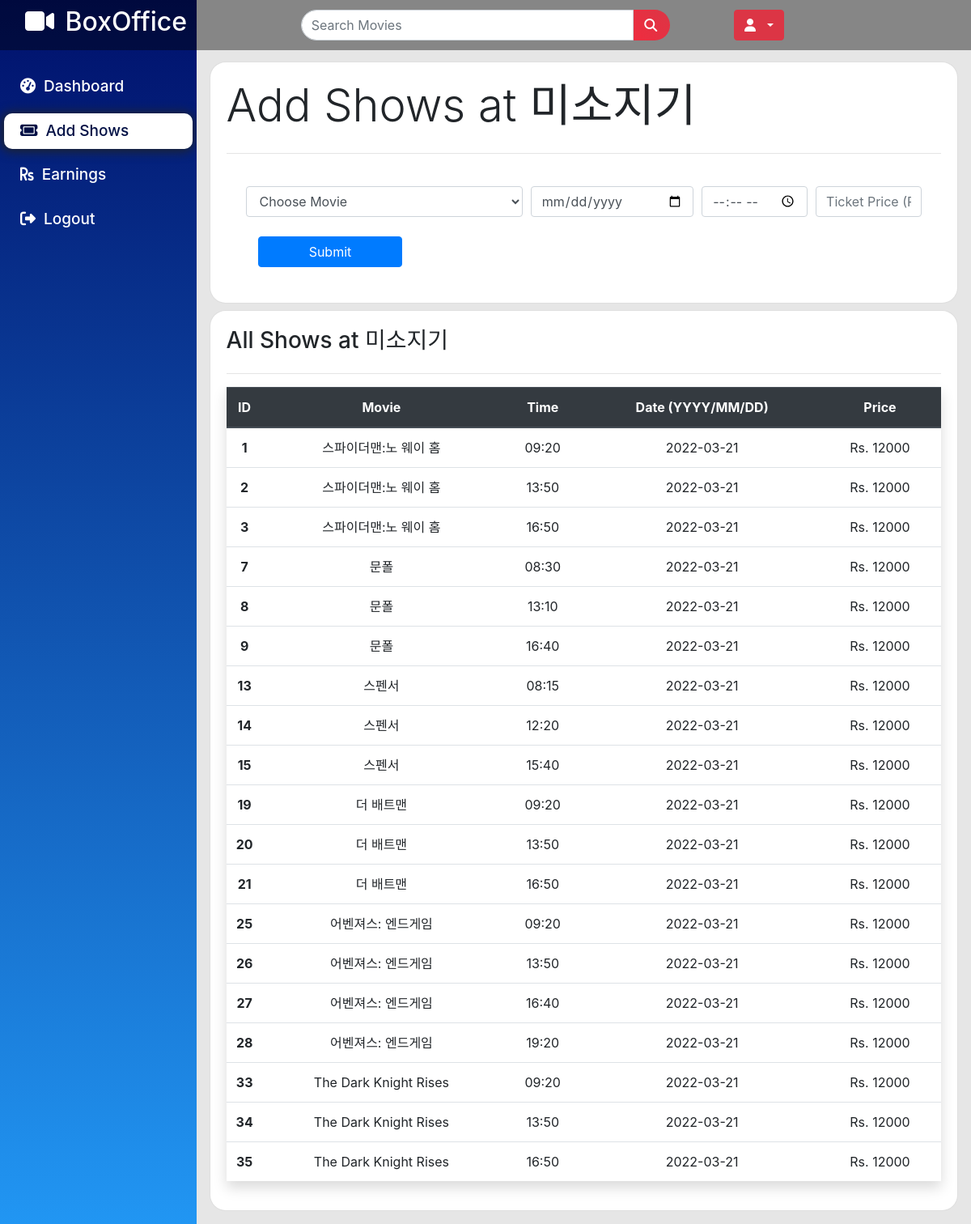
/accounts/add_shows (signed in), run on the app's committed database.
### accounts/models.py (models this page shows, shortened)
class Cinema(models.Model):
    cinema = models.AutoField(primary_key=True)
    role = models.CharField(max_length=30, default='cinema_manager')
    cinema_name = models.CharField(max_length=50)
    phoneno = models.CharField(max_length=15)
    city = models.CharField(max_length=100)
    address = models.CharField(max_length=100)
    user = models.OneToOneField(User, on_delete=models.CASCADE)

class Shows(models.Model):
    shows = models.AutoField(primary_key=True)
    cinema = models.ForeignKey('Cinema', on_delete=models.CASCADE, related_name='cinema_show')
    movie = models.ForeignKey('Movie', on_delete=models.CASCADE, related_name='movie_show')
    time = models.CharField(max_length=100)
    date = models.CharField(max_length=15, default="")
    price = models.IntegerField()

class Movie(models.Model):
    movie = models.AutoField(primary_key=True)
    movie_name = models.CharField(max_length=50)
    movie_trailer = models.CharField(max_length=300, default="null")
    movie_rdate = models.CharField(max_length=20, default="null")
    movie_des = models.TextField()
    movie_rating = models.DecimalField(max_digits=3, decimal_places=1)
    movie_poster = models.ImageField(upload_to='movies/poster', default="movies/poster/not.jpg")
    movie_genre = models.CharField(max_length=50, default="Action | Comedy | Romance")
    movie_duration = models.CharField(max_length=10, default="2hr 45min")

### accounts/views.py (the view)
# urls.py: path('add_shows',views.add_shows, name='add_shows'),
def add_shows(request):
    user = request.user
    if request.method == 'POST':
        m = request.POST['m']
        t = request.POST['t']
        d = request.POST['d']
        p = request.POST['p']
        i = user.cinema.pk
        show = Shows(cinema_id=i, movie_id=m, date=d, time=t, price=p)
        show.save()
        messages.success(request, 'Show Added')
        return redirect('add_shows')
    else:
        m = Movie.objects.all()
        sh = Shows.objects.filter(cinema=user.cinema)
        data = {
            'mov': m,
            's': sh
        }
        return render(request, "add_shows.html", data)

### templates/add_shows.html (shortened to what this page needs)
{% extends 'base.html' %}
{% load static %}
{% block content %}
<div id="wrapper">
    <ul class="navbar-nav sidebar ">
        <li class="nav-item">
            <a class="nav-link" href="{% url 'dashboard' %}">
                <i class="fa fa-tachometer"></i>
                <span>Dashboard</span></a>
        </li>
        <li class="nav-item active">
            <a class="active-link" href="{% url 'add_shows' %}">
                <i class="fa fa-ticket"></i>
                <span>Add Shows</span></a>
        </li>
        <li class="nav-item">
            <a class="nav-link" href="{% url 'earnings' %}">
                <i class="fas fa-rupee-sign    "></i>
                <span>Earnings</span></a>
        </li>
        <li class="nav-item">
            <a class="nav-link" href="{% url 'logout' %}">
                <i class="fa fa-sign-out"></i>
                <span>Logout</span></a>
        </li>
    </ul>
    <div id="content-wrapper" class="d-flex flex-column">
        <div class="row m-3">
            <div class="col-12 card round">
                <h5 class="display-4">Add Shows at {{user.cinema.cinema_name}}</h5>
                <hr>
                <div class="row p-4">
                    <div class="col-12">
                        <form action="{% url 'add_shows' %}" method="POST">
                            <div class="form-row justify-content-center">
                                <div class="col-5">
                                    <select id="inputState" class="form-control" name="m">
                                        <option>Choose Movie</option>
                                    </select>
                                </div>
                                <div class="col-3">
                                    <input type="date" class="form-control" placeholder="Date" name="d">
                                </div>
                                <div class="col-2">
                                    <input type="time" class="form-control" placeholder="Time" name="t">
                                </div>
                                <div class="col-2">
                                    <input type="text" class="form-control" placeholder="Ticket Price (Rs)" name="p">
                                </div>
                            </div>
                            <div class="col-3 mt-4">
                                <input type="submit" class="btn btn-block btn-primary">
                            </div>
                    </div>
                </div>
            </div>
            <div class="col-12 card round mt-2">
                    <h3 class="">All Shows at {{user.cinema.cinema_name}}</h3>
                    <hr>
                    <table class="table shadow text-center">
                            <thead class="thead-dark">
                                <tr>
                                    <th scope="col" width="5%">ID</th>
                                    <th scope="col">Movie</th>
                                    <th scope="col">Time</th>
                                    <th scope="col">Date (YYYY/MM/DD)</th>
                                    <th scope="col">Price</th>
                                </tr>
                            </thead>
                            <tbody>
                                {% for list in s %}
                                    <tr>
                                        <th scope="row">{{list.shows}}</th>
                                        <td>{{list.movie.movie_name}}</td>
                                        <td>{{list.time}}</td>
                                        <td>{{list.date}}</td>
                                        <td>Rs. {{list.price}}</td>
                                    </tr>
                                        {% endfor %}
                            </tbody>
                        </table>
                </div>
        </div>
    </div>
</div>
{% endblock %}

### templates/add_shows.html (style rules this page uses)
#wrapper { display: flex; margin-top: -62px; }
.sidebar { width: 19rem !important; background: linear-gradient(0deg, #2196F3, #00106b); padding-top: 80px; }
#content-wrapper { background-color: #e6e6e6; width: 100%; height: 100vh; padding-top: 60px; overflow-x: hidden; }
.active { background: white; box-shadow: -1px 1px 13px 2px; }
.active-link, .nav-link:hover { color: #021045; display: block; padding: .5rem 0rem; }
.nav-item { padding: 0px 20px; border-radius: 10px; margin: 5px 5px; }
.nav-item a { font-size: 19px; font-weight: 500; text-decoration: none; color: #021045; }
a.nav-link { color: white; }
i { padding-right: 5px; }
.round { padding: 20px; border-radius: 20px; min-height: 250px; }

### data on the page
Shows: shows "1", movie.movie_name "스파이더맨:노 웨이 홈", time "09:20", date "2022-03-21", price "12000"
Shows: shows "2", movie.movie_name "스파이더맨:노 웨이 홈", time "13:50", date "2022-03-21", price "12000"
Shows: shows "3", movie.movie_name "스파이더맨:노 웨이 홈", time "16:50", date "2022-03-21", price "12000"
Shows: shows "7", movie.movie_name "문폴", time "08:30", date "2022-03-21", price "12000"
Shows: shows "8", movie.movie_name "문폴", time "13:10", date "2022-03-21", price "12000"
Shows: shows "9", movie.movie_name "문폴", time "16:40", date "2022-03-21", price "12000"
Shows: shows "13", movie.movie_name "스펜서", time "08:15", date "2022-03-21", price "12000"
Shows: shows "14", movie.movie_name "스펜서", time "12:20", date "2022-03-21", price "12000"
Shows: shows "15", movie.movie_name "스펜서", time "15:40", date "2022-03-21", price "12000"
Shows: shows "19", movie.movie_name "더 배트맨", time "09:20", date "2022-03-21", price "12000"
Shows: shows "20", movie.movie_name "더 배트맨", time "13:50", date "2022-03-21", price "12000"
Shows: shows "21", movie.movie_name "더 배트맨", time "16:50", date "2022-03-21", price "12000"
Shows: shows "25", movie.movie_name "어벤져스: 엔드게임", time "09:20", date "2022-03-21", price "12000"
Shows: shows "26", movie.movie_name "어벤져스: 엔드게임", time "13:50", date "2022-03-21", price "12000"
Shows: shows "27", movie.movie_name "어벤져스: 엔드게임", time "16:40", date "2022-03-21", price "12000"
Shows: shows "28", movie.movie_name "어벤져스: 엔드게임", time "19:20", date "2022-03-21", price "12000"
Shows: shows "33", movie.movie_name "The Dark Knight Rises", time "09:20", date "2022-03-21", price "12000"
Shows: shows "34", movie.movie_name "The Dark Knight Rises", time "13:50", date "2022-03-21", price "12000"
Shows: shows "35", movie.movie_name "The Dark Knight Rises", time "16:50", date "2022-03-21", price "12000"

### other printed values
{{ user.cinema.cinema_name }} "미소지기"
